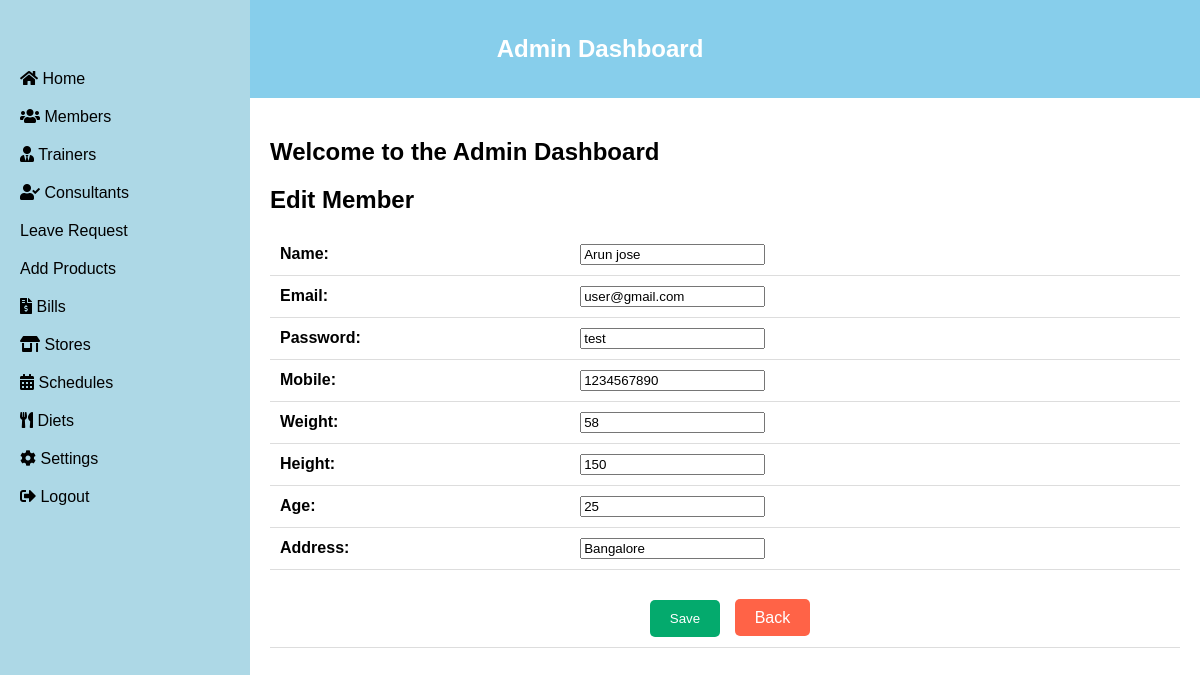
/edit_member/1/edit/, run on the app's committed database.
### gym/models.py (models this page shows, shortened)
class Member(models.Model):
    Name = models.CharField(max_length = 50)
    Email = models.CharField(max_length = 30)
    Password=models.CharField(max_length = 20)
    Mobile=models.CharField(max_length = 10)
    Weight=models.CharField(max_length = 20)
    Height=models.CharField(max_length = 20)
    Age=models.CharField(max_length = 20)
    Address=models.CharField(max_length = 50)

### gym/views.py (the view)
# urls.py: path('edit_member/<int:pk>/edit/', views.edit_member, name='edit_member'),
def edit_member(request, pk):
    member = get_object_or_404(Member, pk=pk)
    if request.method == 'POST':
        form = MemberForm(request.POST, instance=member)
        if form.is_valid():
            form.save()
            return redirect('user_list')
    else:
        form = MemberForm(instance=member)
    return render(request, 'edit_member.html', {'form': form})

### gym/forms.py
class MemberForm(forms.ModelForm):
    class Meta:
        model = Member
        fields = '__all__'  # To include all fields from the Member model in the form

### gym/templates/edit_member.html (shortened to what this page needs)
{% extends 'gym/admin_dashboard.html' %}
{% block content %}
    <h2>Edit Member</h2>
    <form method="post">
        <table>
            {% for field in form %}
            <tr>
                <th>{{ field.label_tag }}</th>
                <td>{{ field }}</td>
            </tr>
            {% endfor %}
            <tr>
                <td colspan="2" class="button-container">
                    <div class="button-container">
                        <button type="submit" style="background-color: #04AA6D; color: white; text-decoration: none; padding: 11px 20px; border-radius: 5px;">Save</button>
                    <a href="javascript:history.back()">Back</a>
                    </div>
                </td>
            </tr>
        </table>
    </form>
{% endblock %}

### gym/templates/edit_member.html (style rules this page uses)
table { width: 100%; border-collapse: collapse; margin-bottom: 20px; }
th, td { padding: 10px; border-bottom: 1px solid #ddd; text-align: left; }
th { background-color: white; color: black; }
.button-container { text-align: center; margin-top: 20px; }
.button-container button { background-color: #98FB98; color: white; border: none; padding: 10px 20px; border-radius: 5px; margin-left: 10px; }
.button-container a { background-color: #FF6347; color: white; text-decoration: none; padding: 10px 20px; border-radius: 5px; margin-left: 10px; }

### data on the page
Member: form "Arun jose" "user@gmail.com" "test" "1234567890" "58" "150" "25" "Bangalore"

### other printed values
{{ field.label_tag }} "Name:" "Email:" "Password:" "Mobile:" "Weight:" "Height:" "Age:" "Address:"
